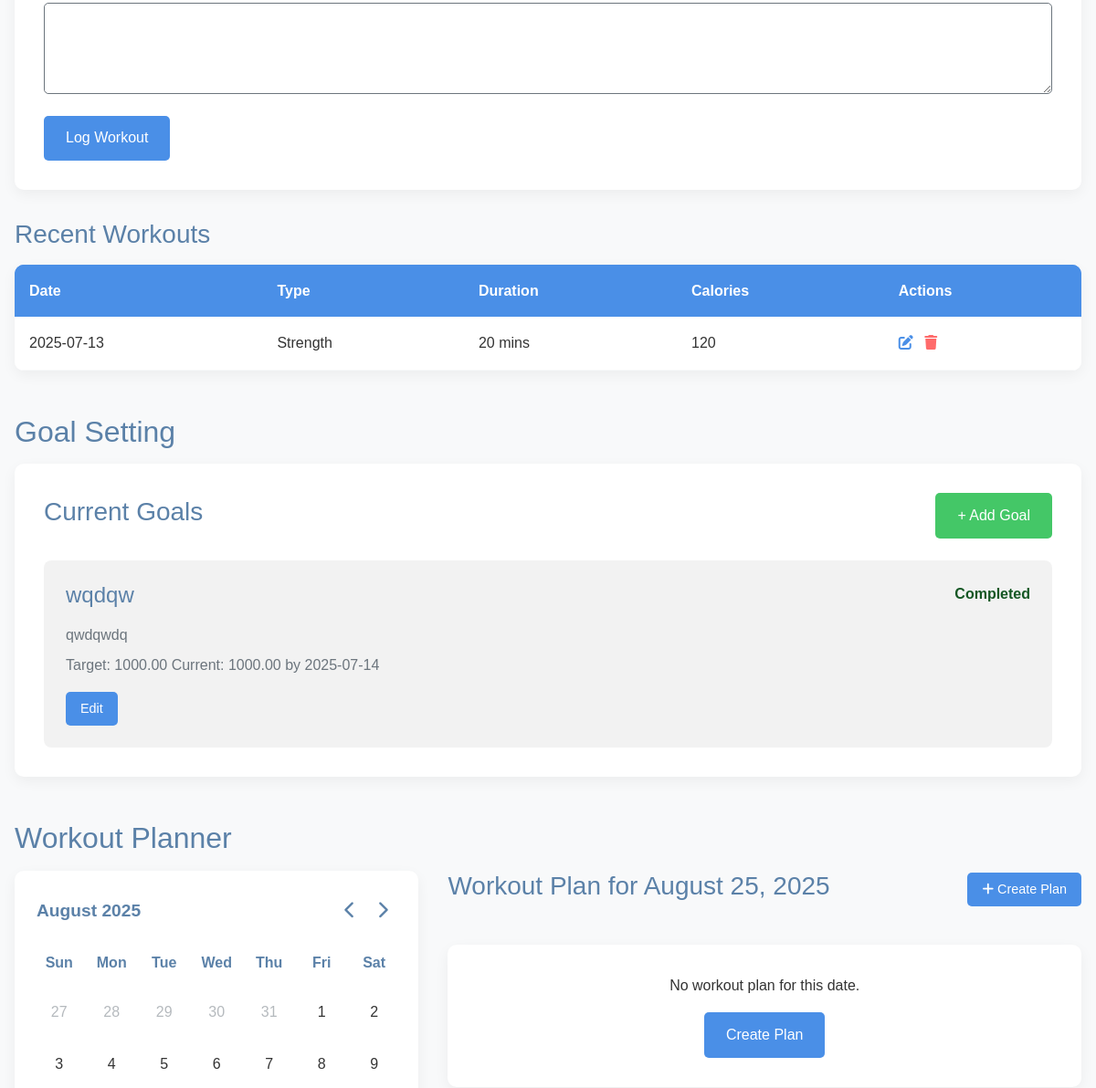
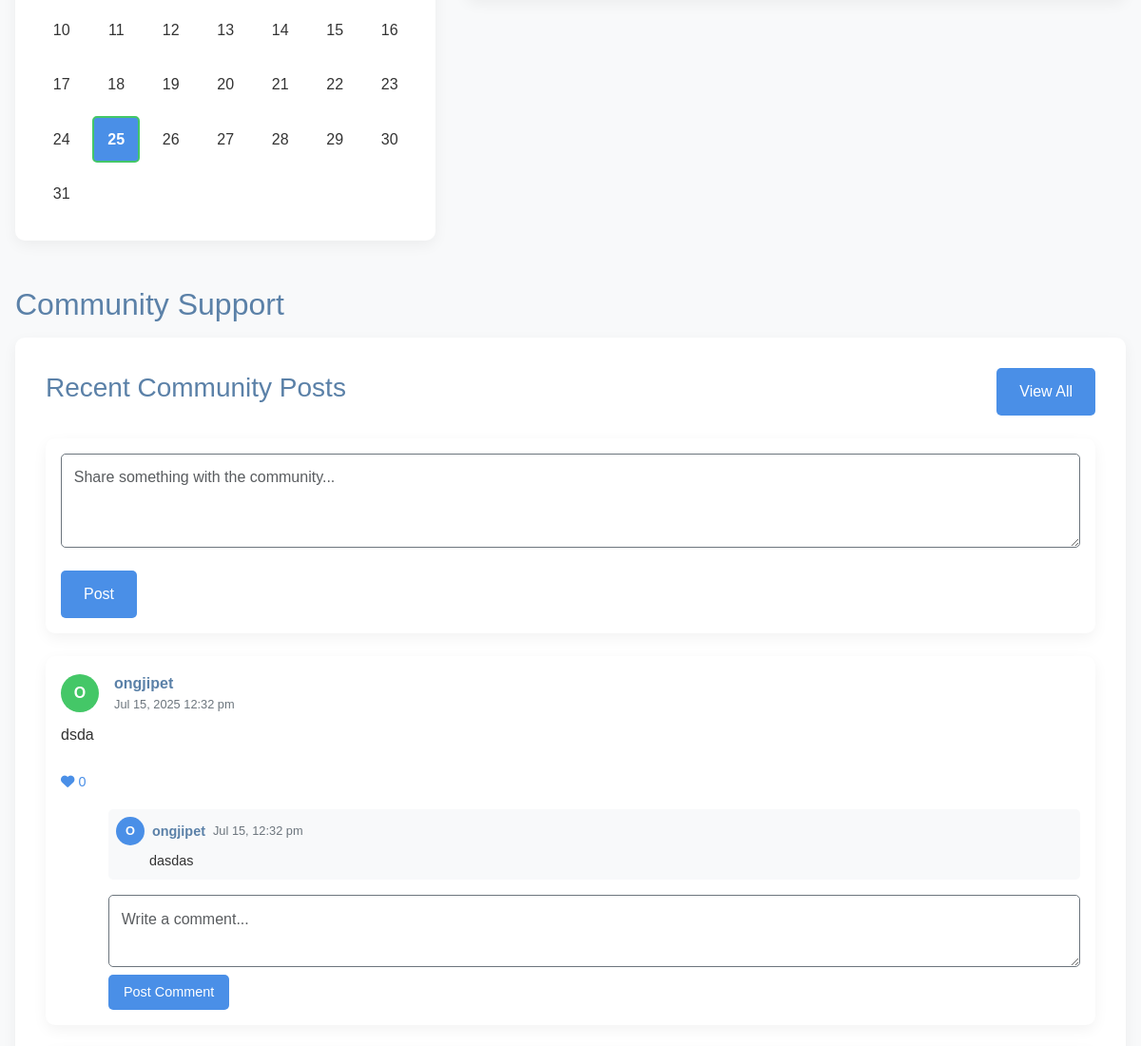
The app's page /fitness_management.php (signed in, middle part), older data (2 pictures, top to bottom).
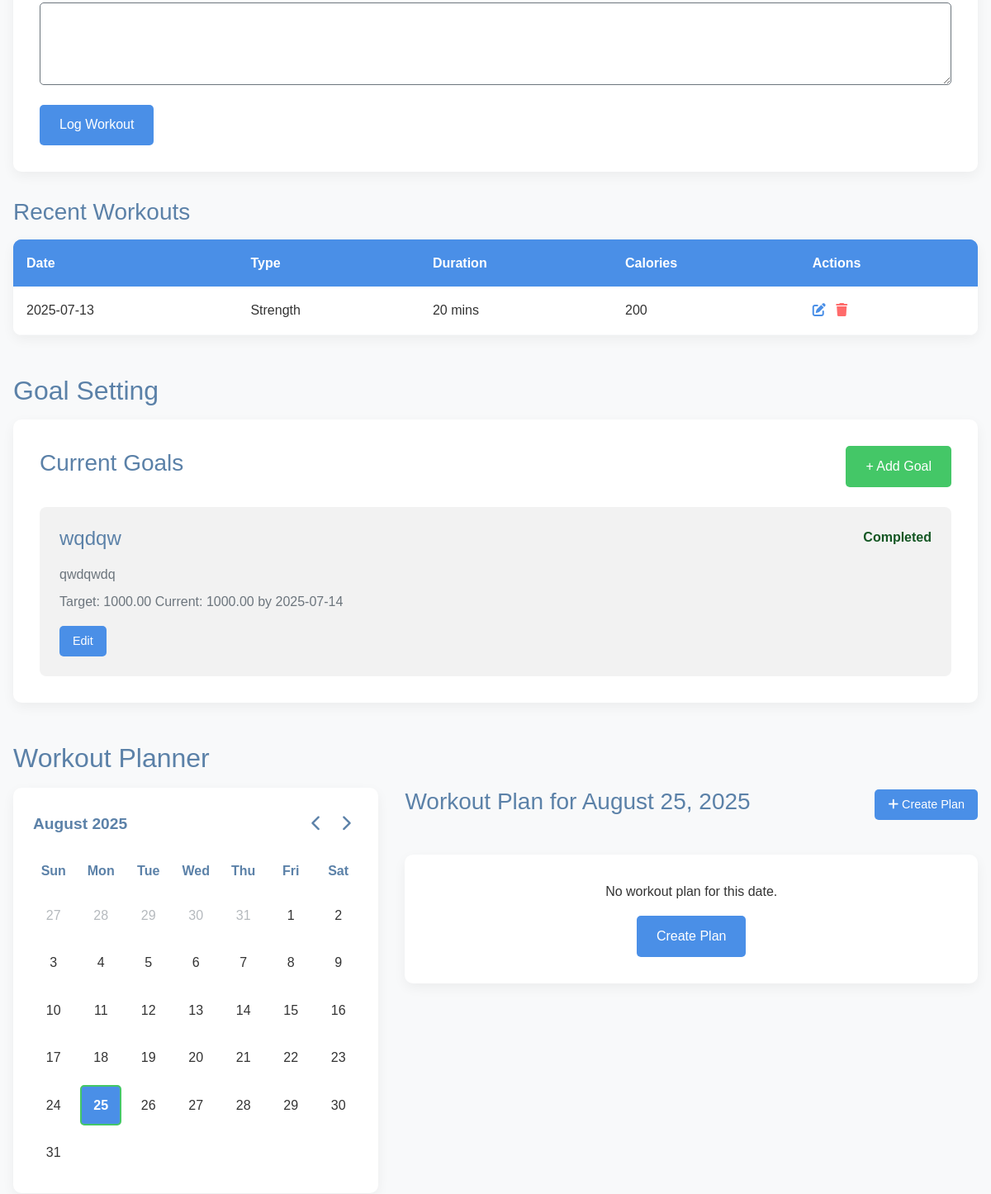
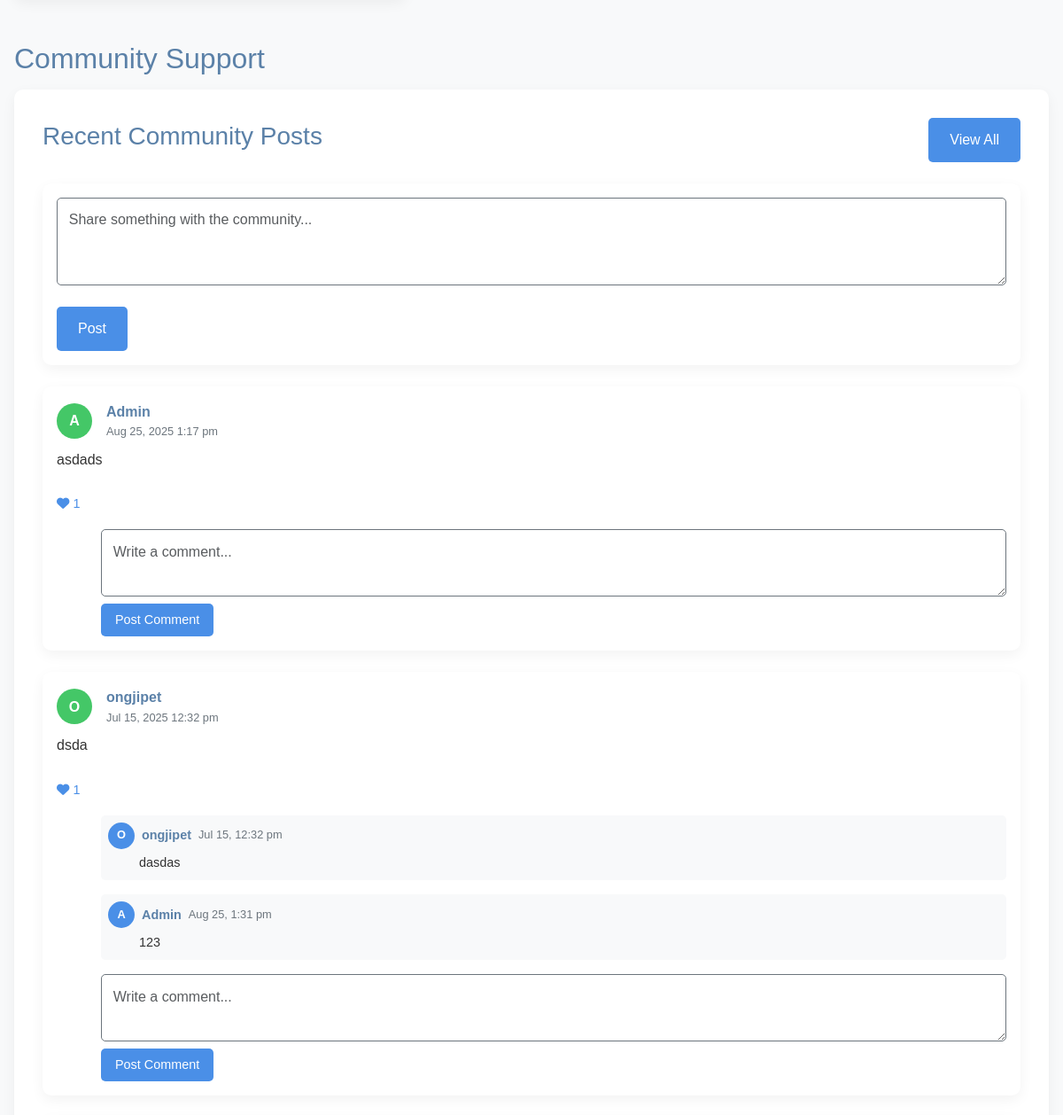
The same page, newer data (2 pictures, top to bottom).
### tables this page shows
CREATE TABLE `workouts` (
  `workout_id` int(11) NOT NULL,
  `user_id` int(11) NOT NULL,
  `workout_type` enum('strength','cardio','hiit','yoga','other') NOT NULL,
  `workout_date` date NOT NULL,
  `duration_minutes` int(11) NOT NULL,
  `calories_burned` int(11) DEFAULT NULL,
  `notes` text DEFAULT NULL,
  `created_at` timestamp NOT NULL DEFAULT current_timestamp()
);

CREATE TABLE `goals` (
  `goal_id` int(11) NOT NULL,
  `user_id` int(11) NOT NULL,
  `title` varchar(100) NOT NULL,
  `description` text DEFAULT NULL,
  `target_value` decimal(10,2) DEFAULT NULL,
  `current_value` decimal(10,2) DEFAULT NULL,
  `target_date` date DEFAULT NULL,
  `status` enum('active','completed','abandoned') DEFAULT 'active',
  `created_at` timestamp NOT NULL DEFAULT current_timestamp()
);

CREATE TABLE `community_posts` (
  `post_id` int(11) NOT NULL,
  `user_id` int(11) NOT NULL,
  `content` text NOT NULL,
  `likes` int(11) DEFAULT 0,
  `created_at` timestamp NOT NULL DEFAULT current_timestamp()
);

CREATE TABLE `users` (
  `id` int(11) NOT NULL,
  `fullname` varchar(100) NOT NULL,
  `email` varchar(100) NOT NULL,
  `password` varchar(255) NOT NULL,
  `age` int(11) NOT NULL,
  `gender` enum('male','female','other') NOT NULL,
  `height` decimal(5,2) NOT NULL COMMENT 'in cm',
  `weight` decimal(5,2) NOT NULL COMMENT 'in kg',
  `fitness_goal` enum('weight_loss','muscle_gain','endurance','maintenance') NOT NULL,
  `created_at` timestamp NOT NULL DEFAULT current_timestamp(),
  `updated_at` timestamp NOT NULL DEFAULT current_timestamp() ON UPDATE current_timestamp(),
  `calorie_target` int(11) DEFAULT 2000
);

CREATE TABLE `comments` (
  `comment_id` int(11) NOT NULL,
  `post_id` int(11) NOT NULL,
  `user_id` int(11) NOT NULL,
  `content` text NOT NULL,
  `created_at` timestamp NOT NULL DEFAULT current_timestamp()
);

### fitness_management.php (the view, shortened to what the rows shown need)
<?php
require_once 'db.php';
$user_id = $_SESSION['user_id'];
$recent_workouts = [];
$user_goals = [];
$community_posts = [];
try {
    $stmt = $pdo->prepare("SELECT * FROM workouts
                          WHERE user_id = ?
                          ORDER BY workout_date DESC, created_at DESC
                          LIMIT 5");
    $stmt->execute([$user_id]);
    $recent_workouts = $stmt->fetchAll(PDO::FETCH_ASSOC);
} catch (PDOException $e) {
    $_SESSION['error'] = "Error fetching workouts: " . $e->getMessage();
}
try {
    $stmt = $pdo->prepare("SELECT * FROM goals
                          WHERE user_id = ?
                          ORDER BY target_date ASC, created_at DESC");
    $stmt->execute([$user_id]);
    $user_goals = $stmt->fetchAll(PDO::FETCH_ASSOC);
} catch (PDOException $e) {
    $_SESSION['error'] = "Error fetching goals: " . $e->getMessage();
}
try {
    $stmt = $pdo->prepare("SELECT cp.*, u.fullname as author_name
                          FROM community_posts cp
                          JOIN users u ON cp.user_id = u.id
                          ORDER BY cp.created_at DESC
                          LIMIT 3");
    $stmt->execute();
    $community_posts = $stmt->fetchAll(PDO::FETCH_ASSOC);
} catch (PDOException $e) {
    $_SESSION['error'] = "Error fetching community posts: " . $e->getMessage();
}
include 'headerFM.php';
?>
<!DOCTYPE html>
<html lang="en">
<head>
    <link rel="stylesheet" href="https://cdnjs.cloudflare.com/ajax/libs/font-awesome/6.0.0-beta3/css/all.min.css">
</head>
<body>
    <div class="main-container">
        <section>
            <div style="background: var(--white); border-radius: 10px; overflow: hidden; box-shadow: 0 5px 15px rgba(0,0,0,0.05);">
                <?php if (empty($recent_workouts)): ?>
                    <p style="padding: 1.5rem; text-align: center; color: var(--gray);">No workouts logged yet.</p>
                <?php else: ?>
                    <table style="width: 100%; border-collapse: collapse;">
                        <thead style="background: var(--primary); color: white;">
                            <tr>
                                <th style="padding: 1rem; text-align: left;">Date</th>
                                <th style="padding: 1rem; text-align: left;">Type</th>
                                <th style="padding: 1rem; text-align: left;">Duration</th>
                                <th style="padding: 1rem; text-align: left;">Calories</th>
                                <th style="padding: 1rem; text-align: left;">Actions</th>
                            </tr>
                        </thead>
                        <tbody>
                            <?php foreach ($recent_workouts as $workout): ?>
                                <tr style="border-bottom: 1px solid #eee;">
                                    <td style="padding: 1rem;"><?php echo htmlspecialchars($workout['workout_date']); ?></td>
                                    <td style="padding: 1rem;"><?php echo ucfirst(htmlspecialchars($workout['workout_type'])); ?></td>
                                    <td style="padding: 1rem;"><?php echo htmlspecialchars($workout['duration_minutes']); ?> mins</td>
                                    <td style="padding: 1rem;"><?php echo $workout['calories_burned'] ? htmlspecialchars($workout['calories_burned']) : '-'; ?></td>
                                    <td style="padding: 1rem;">
                                        <a href="edit_workout.php?id=<?php echo $workout['workout_id']; ?>" style="color: var(--primary); text-decoration: none;">
                                            <i class="fas fa-edit"></i>
                                        </a>
                                        <a href="fitness_management.php?delete_workout=<?php echo $workout['workout_id']; ?>"
                                        style="color: var(--accent); text-decoration: none; margin-left: 0.5rem;"
                                        onclick="return confirm('Are you sure you want to delete this workout?');">
                                            <i class="fas fa-trash"></i>
                                        </a>
                                    </td>
                                </tr>
                            <?php endforeach; ?>
                        </tbody>
                    </table>
                <?php endif; ?>
            </div>
        </section>
        <section style="margin-top: 3rem;">
            <h2 style="margin-bottom: 1rem; color: var(--dark);">Goal Setting</h2>
            <div style="background: var(--white); padding: 2rem; border-radius: 10px; box-shadow: 0 5px 15px rgba(0,0,0,0.05);">
                <div style="display: grid; grid-template-columns: repeat(auto-fit, minmax(300px, 1fr)); gap: 1.5rem;">
                    <?php if (empty($user_goals)): ?>
                        <p style="grid-column: 1 / -1; text-align: center; color: var(--gray);">No goals set yet.</p>
                    <?php else: ?>
                        <?php foreach ($user_goals as $goal): ?>
                            <div style="background: rgba(0,0,0,0.05); padding: 1.5rem; border-radius: 8px;
                                       border-left: 4px solid <?php echo $goal['status'] === 'completed' ? 'var(--goal-completed)' : 'var(--goal-pending)'; ?>;">
                                <div style="display: flex; justify-content: space-between; margin-bottom: 0.5rem;">
                                    <h4 style="color: var(--dark);"><?php echo htmlspecialchars($goal['title']); ?></h4>
                                    <span style="color: <?php echo $goal['status'] === 'completed' ? 'var(--goal-completed-text)' : 'var(--goal-pending-text)'; ?>; font-weight: 600;">
                                        <?php echo ucfirst($goal['status']); ?>
                                    </span>
                                </div>
                                <?php if ($goal['description']): ?>
                                    <p style="color: var(--gray); margin-bottom: 0.5rem;"><?php echo htmlspecialchars($goal['description']); ?></p>
                                <?php endif; ?>
                                <?php if ($goal['target_value']): ?>
                                    <p style="color: var(--gray); margin-bottom: 1rem;">
                                        Target: <?php echo htmlspecialchars($goal['target_value']); ?>
                                        Current: <?php echo htmlspecialchars($goal['current_value'] ?: '0'); ?>
                                        <?php if ($goal['target_date']): ?>
                                            by <?php echo htmlspecialchars($goal['target_date']); ?>
                                        <?php endif; ?>
                                    </p>
                                <?php endif; ?>
                                <div style="margin-top: 1rem; display: flex; gap: 0.5rem;">
                                    <button onclick="openEditGoalModal(<?php echo $goal['goal_id']; ?>)"
                                            class="btn btn-sm"
                                            style="background: var(--primary);">
                                        Edit
                                    </button>
                                </div>
                            </div>
                        <?php endforeach; ?>
                    <?php endif; ?>
                </div>
            </div>
        </section>
    <section style="margin-top: 3rem;">
        <h2 id="workoutPlanner" style="margin-bottom: 1rem; color: var(--dark);">Workout Planner</h2>
    </section>
        <section style="margin-top: 3rem; margin-bottom: 3rem;">
            <h2 style="margin-bottom: 1rem; color: var(--dark);">Community Support</h2>
            <div class="community-container">
                <div class="community-posts">
                    <?php if (empty($community_posts)): ?>
                        <p style="text-align: center; color: var(--gray); padding: 1.5rem;">No community posts yet.</p>
                    <?php else: ?>
                        <?php foreach ($community_posts as $post): ?>
                            <div class="post">
                                <div class="post-header">
                                    <div class="post-avatar">
                                        <?php echo strtoupper(substr($post['author_name'], 0, 1)); ?>
                                    </div>
                                    <div>
                                        <div class="post-author"><?php echo htmlspecialchars($post['author_name']); ?></div>
                                        <div class="post-time"><?php echo date('M j, Y g:i a', strtotime($post['created_at'])); ?></div>
                                    </div>
                                </div>
                                <div class="post-content">
                                    <p><?php echo htmlspecialchars($post['content']); ?></p>
                                    <form method="POST" action="fitness_management.php" class="like-form">
                                        <button type="submit" name="like_post" class="like-button">
                                            <i class="fas fa-heart"></i> <?php echo $post['likes']; ?>
                                        </button>
                                    </form>
                                    <div class="comments-section">
                                        <?php
                                        try {
                                            $stmt = $pdo->prepare("SELECT c.*, u.fullname as author_name
                                                                FROM comments c
                                                                JOIN users u ON c.user_id = u.id
                                                                WHERE c.post_id = ?
                                                                ORDER BY c.created_at ASC");
                                            $stmt->execute([$post['post_id']]);
                                            $comments = $stmt->fetchAll(PDO::FETCH_ASSOC);
                                        } catch (PDOException $e) {
                                            $comments = [];
                                        }
                                        ?>
                                        <?php foreach ($comments as $comment): ?>
                                            <div class="comment">
                                                <div class="comment-header">
                                                    <div class="comment-avatar">
                                                        <?php echo strtoupper(substr($comment['author_name'], 0, 1)); ?>
                                                    </div>
                                                    <div class="comment-author"><?php echo htmlspecialchars($comment['author_name']); ?></div>
                                                    <div class="comment-time"><?php echo date('M j, g:i a', strtotime($comment['created_at'])); ?></div>
                                                </div>
                                                <div class="comment-content"><?php echo htmlspecialchars($comment['content']); ?></div>
                                            </div>
                                        <?php endforeach; ?>
                                        <form method="POST" action="fitness_management.php" class="add-comment-form">
                                            <div class="form-group" style="margin-bottom: 0.5rem;">
                                                <textarea name="comment_content" class="form-control" rows="2"
                                                        placeholder="Write a comment..." required></textarea>
                                            </div>
                                            <button type="submit" name="add_comment" class="btn btn-sm">Post Comment</button>
                                        </form>
                                    </div>
                                </div>
                            </div>
                        <?php endforeach; ?>
                    <?php endif; ?>
                </div>
            </div>
        </section>
    </div>
</body>
</html>

Row changes from the older to the newer data that the page shows:
changed workouts "Strength": calories_burned "120" → "200"
added community_posts: user.fullname "A", user.fullname "Admin", created_at "Aug 25, 2025 1:17 pm", content "asdads", likes "1"
changed community_posts "dsda": likes "0" → "1"
added comments: user.fullname "A", user.fullname "Admin", created_at "Aug 25, 1:31 pm", content "123", shown under community_posts "dsda"
